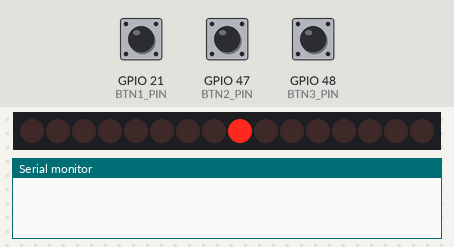
A sketch run on a simulated ESP32-S3. On the bench: 16 shift-register outputs drawn as a row of LEDs (first output left, lit = HIGH), the last lines printed to the serial monitor. Wiring (from diagram.json): 2 × shift register (74HC595): data GPIO 4; shift clock GPIO 7; latch GPIO 6; OE GPIO 5; MR GPIO 15; row of LEDs: on Q0, Q1, Q2, Q3, Q4, Q5, Q6, Q7, Q8, Q9, Q10, Q11, Q12, Q13, Q14, Q15. The test bench sets the inputs (shaded band); at power-on: GPIO 21 (BTN1_PIN) HIGH, GPIO 47 (BTN2_PIN) HIGH, GPIO 48 (BTN3_PIN) HIGH.

Above: at 2.2 s.
2.3 s: GPIO 21 (BTN1_PIN) pulled LOW for 0.15 s
At 3.2 s:
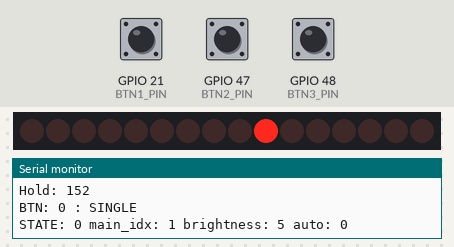
4.1 s: GPIO 47 (BTN2_PIN) pulled LOW for 0.15 s
At 4.7 s:
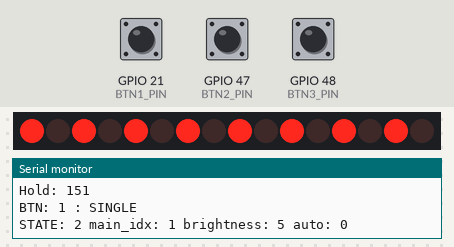
5.9 s: GPIO 21 (BTN1_PIN) pulled LOW for 0.15 s
At 7.3 s:
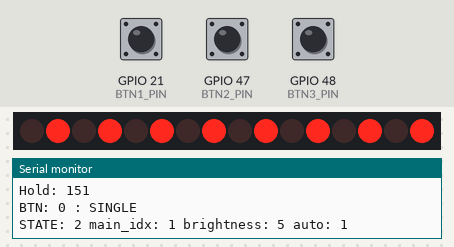
7.7 s: GPIO 47 (BTN2_PIN) pulled LOW for 0.15 s
At 8.6 s:
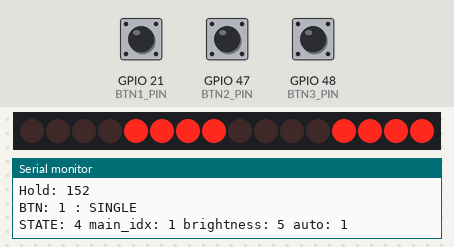
Timing chart, 0 to 10.7 s (numbered marks = the images above; inputs shaded):
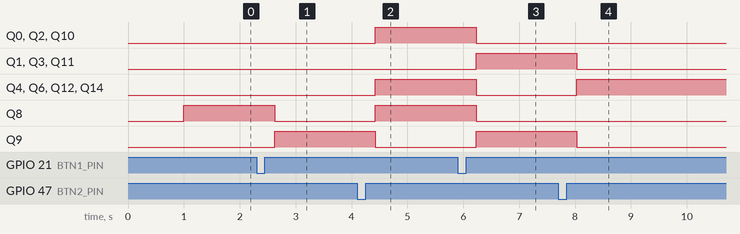

Measured:
- after the input at 2.3 s, Q8: HIGH → LOW after 0.32 s; Q9: LOW → HIGH after 0.32 s
- after the input at 4.1 s, Q0, Q2, Q4, Q6, Q8, Q10, Q12, Q14: LOW → HIGH after 0.33 s; Q9: HIGH → LOW after 0.33 s
- after the input at 5.9 s, Q0, Q2, Q4, Q6, Q8, Q10, Q12, Q14: HIGH → LOW after 0.33 s; Q1, Q3, Q9, Q11: LOW → HIGH after 0.33 s
- after the input at 7.7 s, Q1, Q3, Q9, Q11: HIGH → LOW after 0.33 s; Q4, Q6, Q12, Q14: LOW → HIGH after 0.33 s

The sketch:

sketch.ino
```cpp
/*
Author: Suhas.M
E-Mail: suhas10m@gmail.com
*/

#include "freertos/FreeRTOS.h"
#include "freertos/task.h"
#include "freertos/queue.h"
#include "freertos/semphr.h"
#include "freertos/timers.h"
#include "esp32-hal-ledc.h"

#define DEBUG_PRINTS 1

#if DEBUG_PRINTS
  #define DBG_PRINT(...)   Serial.print(__VA_ARGS__)
  #define DBG_PRINTLN(...) Serial.println(__VA_ARGS__)
#else
  #define DBG_PRINT(...)
  #define DBG_PRINTLN(...)
#endif

#define BTN1_PIN 21
#define BTN2_PIN 47
#define BTN3_PIN 48

#define SR_DS   4
#define SR_OE   5
#define SR_STCP 6
#define SR_SHCP 7
#define SR_MR   15

#define PWM_FREQ 5000
#define PWM_RES  8

#define BTN_SCN_TICKS  pdMS_TO_TICKS(5)
#define DEBOUNCE_TICKS pdMS_TO_TICKS(20)
#define SINGLE_TICKS   pdMS_TO_TICKS(300)
#define DOUBLE_TICKS   pdMS_TO_TICKS(500)
#define TRIPLE_TICKS   pdMS_TO_TICKS(700)
#define LONG_TICKS     pdMS_TO_TICKS(1500)

// Named button indices (matches pins[] order in ButtonTask)
enum {
  BTN1 = 0,
  BTN2 = 1,
  BTN3 = 2
};

typedef enum {
  EVT_SINGLE,
  EVT_DOUBLE,
  EVT_TRIPLE,
  EVT_LONG
} btn_evt_t;

//btn_event_t
typedef struct {
  uint8_t btn;
  btn_evt_t type;
  uint32_t time;
} btn_event_t;

//btn_state_t
typedef struct {
  bool stable_state;
  bool prev_sample;
  TickType_t last_change;
  TickType_t press_start;
  TickType_t first_press;     // time of first press in current tap sequence
  TickType_t last_release;    // time of most recent release in sequence
  bool long_sent;
  uint8_t tap_count;           // number of completed taps so far (0-3)
  bool waiting_resolution;     // true if a tap sequence is pending timeout
} btn_state_t;

//menu state
typedef enum {
  MENU_MAIN,
  MENU_BRIGHTNESS,
  MENU_MODE,
  MENU_MANUAL,
  MENU_AUTO,
  MENU_INFO,
  MENU_RESET,
  MENU_POWER_OFF
} menu_state_t;


btn_state_t btn[3];
menu_state_t menu_state = MENU_MAIN;
uint8_t main_idx = 0;
uint8_t brightness = 5;        // 0-10
bool auto_mode = false;
uint8_t pattern_idx = 0;        // committed (live) pattern index
uint8_t pending_pattern_idx = 0; // staged pattern index while in MENU_MANUAL

TimerHandle_t auto_timer = NULL;

//queues
QueueHandle_t btn_evt_queue = NULL;
QueueHandle_t display_queue = NULL;
SemaphoreHandle_t shiftreg_mutex = NULL;

//for testing buttons
const char* evt_to_str(btn_evt_t type) {
  switch (type) {
    case EVT_SINGLE: return "SINGLE";
    case EVT_DOUBLE: return "DOUBLE";
    case EVT_TRIPLE: return "TRIPLE";
    case EVT_LONG:   return "LONG";
    default: return "UNKNOWN";
  }
}

uint16_t gen_pattern() {
  switch (menu_state) {
    case MENU_MAIN:       return (1 << main_idx);
    case MENU_BRIGHTNESS: return (brightness == 0) ? 0 : ((1 << brightness) - 1);
    case MENU_MODE:       return auto_mode ? 0xAAAA : 0x5555;
    case MENU_MANUAL:     return (1 << (pending_pattern_idx % 16));
    case MENU_AUTO:       return 0xF0F0;
    case MENU_INFO:       return 0x0F0F;
    case MENU_RESET:      return 0xFFFF;
    case MENU_POWER_OFF:  return 0x0000;
    default:              return 0;
  }
}

uint16_t swap_bytes(uint16_t x) {
  return (x << 8) | (x >> 8);
}

// Brightness scaling: maps 0-10 -> PWM duty 0-255 on SR_OE (active LOW OE,
// so higher duty on OE = dimmer; we invert so higher "brightness" = brighter)
void set_brightness(uint8_t level) {
  if (level > 10) level = 10;

  // OE is active LOW: 0 = fully enabled (bright), 255 = fully disabled (off)
  // Map brightness 0..10 -> OE PWM 255..0 (inverted)
  uint8_t duty = map(level, 0, 10, 255, 0);
  ledcWrite(SR_OE, duty);
}

void sr_enable() {
  // Restore PWM-driven OE based on current brightness
  set_brightness(brightness);
}

void sr_disable() {
  // Force OE high (outputs disabled / all LEDs off)
  ledcWrite(SR_OE, 255);
}

void AutoTimerCallback(TimerHandle_t xTimer) {
  if (menu_state == MENU_AUTO) {
    pattern_idx++;
    uint16_t pattern = gen_pattern();
    xQueueSend(display_queue, &pattern, 0);
  }
}

// Resolve the current tap sequence for button i into a btn_evt_t and push
// it to the queue, then reset sequence state.
void resolve_tap_sequence(uint8_t i, TickType_t now) {
  if (btn[i].tap_count == 0) return;

  btn_evt_t type;
  switch (btn[i].tap_count) {
    case 1: type = EVT_SINGLE; break;
    case 2: type = EVT_DOUBLE; break;
    default: type = EVT_TRIPLE; break; // 3 or more (capped at 3)
  }

  DBG_PRINT("BTN: ");
  DBG_PRINT(i);
  DBG_PRINT(" : ");
  DBG_PRINTLN(evt_to_str(type));

  btn_event_t e = {i, type, (uint32_t)now};
  xQueueSend(btn_evt_queue, &e, 0);

  btn[i].tap_count = 0;
  btn[i].waiting_resolution = false;
}

void ButtonTask(void *arg) {
  const uint8_t pins[3] = {BTN1_PIN, BTN2_PIN, BTN3_PIN};
  // window[k] = max time allowed since first_press to accept (k+1)-th tap
  // window[0] -> deadline for resolving as SINGLE (no 2nd tap arrived)
  // window[1] -> deadline for resolving as DOUBLE (no 3rd tap arrived)
  // window[2] -> deadline for resolving as TRIPLE (hard cap, resolve immediately)
  const TickType_t window[3] = {SINGLE_TICKS, DOUBLE_TICKS, TRIPLE_TICKS};

  while (1) {
    TickType_t now = xTaskGetTickCount();

    for (int i = 0; i < 3; i++) {
      bool curr = !digitalRead(pins[i]);

      //debounce
      if (curr != btn[i].prev_sample) {
        btn[i].last_change = now;
        btn[i].prev_sample = curr;
      }

      if ((now - btn[i].last_change) < DEBOUNCE_TICKS) {
        // still bouncing; fall through to timeout checks below
      } else if (curr != btn[i].stable_state) {
        btn[i].stable_state = curr;

        if (curr) {
          // ---- PRESS edge ----
          btn[i].press_start = now;
          btn[i].long_sent = false;

          if (btn[i].tap_count == 0) {
            btn[i].first_press = now;
          }
        } else {
          // ---- RELEASE edge ----
          uint32_t hold = now - btn[i].press_start;
          DBG_PRINT("Hold: ");
          DBG_PRINTLN(hold);

          btn[i].press_start = 0;
          btn[i].last_release = now;

          if (btn[i].long_sent) {
            // long press already reported on this press; ignore this release
            btn[i].tap_count = 0;
            btn[i].waiting_resolution = false;
            continue;
          }

          if (hold <= SINGLE_TICKS) {
            if (btn[i].tap_count < 3) {
              btn[i].tap_count++;
            }

            if (btn[i].tap_count >= 3) {
              // Triple reached -> resolve immediately, no need to wait
              resolve_tap_sequence(i, now);
            } else {
              btn[i].waiting_resolution = true;
            }
          } else {
            // held too long for a "tap" but didn't trigger long press
            // (e.g. just under LONG_TICKS) -> discard sequence
            btn[i].tap_count = 0;
            btn[i].waiting_resolution = false;
            continue;
          }
        }
      }

      // ---- long-press detection (checked every loop while held) ----
      if (btn[i].stable_state && !btn[i].long_sent) {
        uint32_t hold = now - btn[i].press_start;
        if (hold >= LONG_TICKS) {
          DBG_PRINT("BTN: ");
          DBG_PRINT(i);
          DBG_PRINTLN(" LONG");

          btn_event_t e = {(uint8_t)i, EVT_LONG, (uint32_t)now};
          xQueueSend(btn_evt_queue, &e, 0);

          btn[i].long_sent = true;
          // Cancel any pending tap sequence; this press belongs to LONG
          btn[i].tap_count = 0;
          btn[i].waiting_resolution = false;
        }
      }

      // ---- resolve pending tap sequence on timeout ----
      if (btn[i].waiting_resolution && !btn[i].stable_state) {
        uint32_t since_first = now - btn[i].first_press;
        uint8_t idx = btn[i].tap_count - 1; // 0 -> single, 1 -> double
        if (idx > 2) idx = 2;               // safety clamp

        if (since_first > window[idx]) {
          resolve_tap_sequence(i, now);
        }
      }
    }

    vTaskDelay(BTN_SCN_TICKS);
  }
}

void enter_power_off() {
  menu_state = MENU_POWER_OFF;
  sr_disable();
  xTimerStop(auto_timer, 0);
}

void MenuTask(void *arg) {
  btn_event_t evt;

  while (1) {
    xQueueReceive(btn_evt_queue, &evt, portMAX_DELAY);

    //power off state to turn on
    if (menu_state == MENU_POWER_OFF) {
      if (evt.btn == BTN1 && evt.type == EVT_LONG) {
        menu_state = MENU_MAIN;
        sr_enable();

        uint16_t p = gen_pattern();
        xQueueSend(display_queue, &p, 0);
      }
      continue;
    }

    switch (menu_state) {
      //main
      case MENU_MAIN:
        if (evt.type == EVT_SINGLE) {

          if (evt.btn == BTN1) //forward
            main_idx = (main_idx + 1) % 4;

          else if (evt.btn == BTN3) //back
            main_idx = (main_idx + 3) % 4;

          else if (evt.btn == BTN2) { //enter
            switch (main_idx) {
              case 0: menu_state = MENU_BRIGHTNESS; break;
              case 1: menu_state = MENU_MODE; break;
              case 2: menu_state = MENU_INFO; break;
              case 3: menu_state = MENU_RESET; break;
            }
          }
        }

        if (evt.btn == BTN3 && evt.type == EVT_LONG) {
          enter_power_off();
        }
        break;

      //brightness
      case MENU_BRIGHTNESS:
        if (evt.btn == BTN1 && evt.type == EVT_SINGLE) {
          menu_state = MENU_MAIN;
        }
        else if (evt.btn == BTN2 && evt.type == EVT_SINGLE && brightness < 10) {
          brightness++;
          set_brightness(brightness);
        }
        else if (evt.btn == BTN3 && evt.type == EVT_SINGLE && brightness > 0) {
          brightness--;
          set_brightness(brightness);
        }
        break;

      //mode
      case MENU_MODE:
        if (evt.btn == BTN1 && evt.type == EVT_SINGLE)
          auto_mode = !auto_mode;

        else if (evt.btn == BTN2 && evt.type == EVT_SINGLE) {
          if (auto_mode) {
            menu_state = MENU_AUTO;
            xTimerStart(auto_timer, 0);
          } else {
            menu_state = MENU_MANUAL;
            pending_pattern_idx = pattern_idx; // stage current pattern
          }
        }

        else if (evt.btn == BTN3 && evt.type == EVT_SINGLE)
          menu_state = MENU_MAIN;
        break;

      //manual
      case MENU_MANUAL:
        if (evt.btn == BTN1 && evt.type == EVT_SINGLE) {
          pending_pattern_idx = (pending_pattern_idx + 1) % 16;
        }
        else if (evt.btn == BTN2 && evt.type == EVT_SINGLE) {
          // Save: commit staged pattern
          pattern_idx = pending_pattern_idx;
          menu_state = MENU_MAIN;
        }
        else if (evt.btn == BTN3 && evt.type == EVT_SINGLE) {
          // Cancel: discard staged pattern
          pending_pattern_idx = pattern_idx;
          menu_state = MENU_MAIN;
        }
        break;

      //auto
      case MENU_AUTO:
        if (evt.btn == BTN1 && evt.type == EVT_SINGLE) {
          menu_state = MENU_MAIN;
          xTimerStop(auto_timer, 0);
        }
        break;

      //info
      case MENU_INFO:
        if (evt.btn == BTN1 && evt.type == EVT_SINGLE) {
          pattern_idx++;
        }
        else if (evt.btn == BTN3 && evt.type == EVT_SINGLE) {
          menu_state = MENU_MAIN;
        }
        break;

      //reset
      case MENU_RESET:
        if (evt.btn == BTN2 && evt.type == EVT_DOUBLE) {
          brightness = 5;
          set_brightness(brightness);
          auto_mode = false;
          pattern_idx = 0;
          pending_pattern_idx = 0;
          main_idx = 0;
          menu_state = MENU_MAIN;
          xTimerStop(auto_timer, 0);
        }
        else if (evt.btn == BTN3 && evt.type == EVT_SINGLE) {
          menu_state = MENU_MAIN;
        }
        break;

      default: break;
    }

    uint16_t pattern = gen_pattern();

    //test menu
    DBG_PRINT("STATE: ");
    DBG_PRINT(menu_state);
    DBG_PRINT(" main_idx: ");
    DBG_PRINT(main_idx);
    DBG_PRINT(" brightness: ");
    DBG_PRINT(brightness);
    DBG_PRINT(" auto: ");
    DBG_PRINTLN(auto_mode);

    if (xQueueSend(display_queue, &pattern, 0) != pdTRUE) {
      DBG_PRINTLN("Display queue full");
    }
  }
}

void shiftreg_write(uint16_t value) {
  digitalWrite(SR_STCP, LOW);

  for (int i = 15; i >= 0; i--) {
    digitalWrite(SR_SHCP, LOW);
    digitalWrite(SR_DS, (value >> i) & 0x01);
    digitalWrite(SR_SHCP, HIGH);
  }

  digitalWrite(SR_STCP, HIGH);
}

void DisplayTask(void *arg) {
  uint16_t pattern;

  while (1) {
    if (xQueueReceive(display_queue, &pattern, portMAX_DELAY) == pdTRUE) {
      xSemaphoreTake(shiftreg_mutex, portMAX_DELAY);
      shiftreg_write(swap_bytes(pattern));
      xSemaphoreGive(shiftreg_mutex);
    }
  }
}

void setup() {
  pinMode(BTN1_PIN, INPUT_PULLUP);
  pinMode(BTN2_PIN, INPUT_PULLUP);
  pinMode(BTN3_PIN, INPUT_PULLUP);

  pinMode(SR_DS, OUTPUT);
  pinMode(SR_OE, OUTPUT);
  pinMode(SR_STCP, OUTPUT);
  pinMode(SR_SHCP, OUTPUT);
  pinMode(SR_MR, OUTPUT);

  digitalWrite(SR_MR, HIGH);

  digitalWrite(SR_STCP, LOW);
  digitalWrite(SR_SHCP, LOW);

  // PWM setup for brightness scaling on SR_OE (ESP32 core 3.x API)
  ledcAttach(SR_OE, PWM_FREQ, PWM_RES);
  set_brightness(brightness); // apply default brightness

#if DEBUG_PRINTS
  Serial.begin(115200);
  delay(1000);
#endif

  btn_evt_queue = xQueueCreate(10, sizeof(btn_event_t));
  display_queue = xQueueCreate(5, sizeof(uint16_t));
  shiftreg_mutex = xSemaphoreCreateMutex();
  auto_timer = xTimerCreate(
    "AutoTimer",
    pdMS_TO_TICKS(2000),
    pdTRUE,
    NULL,
    AutoTimerCallback
  );

  xTaskCreatePinnedToCore(ButtonTask, "ButtonTask", 4096, NULL, 1, NULL, 0);
  xTaskCreatePinnedToCore(MenuTask, "MenuTask", 4096, NULL, 2, NULL, 1);
  xTaskCreatePinnedToCore(DisplayTask, "DisplayTask", 4096, NULL, 3, NULL, 1);

  // Push initial pattern so LEDs reflect MENU_MAIN at boot
  uint16_t pattern = gen_pattern();
  xQueueSend(display_queue, &pattern, 0);
}

void loop() {
  // Nothing here; all work is done in FreeRTOS tasks
}
```
